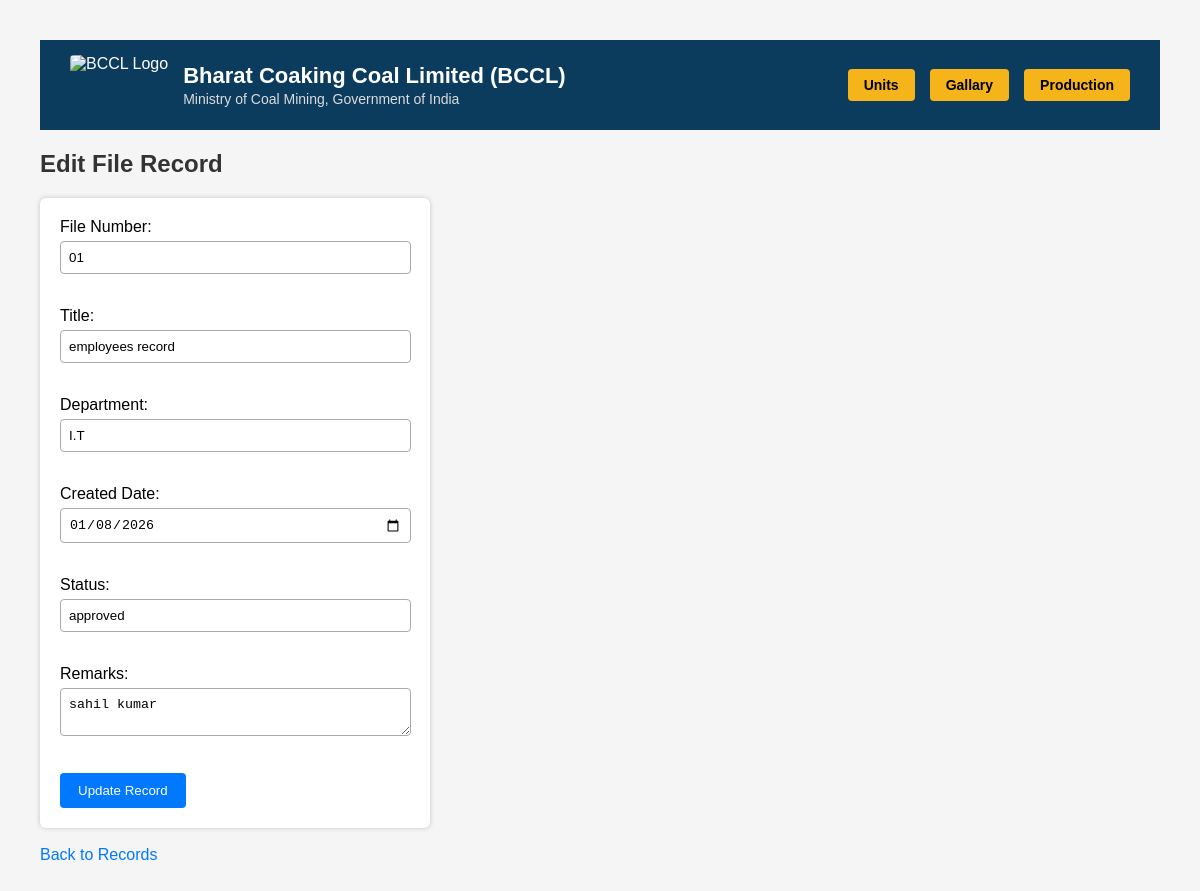
/edit/3 (signed in), run on the app's committed database.
### tables this page shows
CREATE TABLE records (
    id INTEGER PRIMARY KEY AUTOINCREMENT,
    file_number TEXT,
    title TEXT,
    department TEXT,
    created_date TEXT,
    status TEXT,
    remarks TEXT
);

### app.py (the view, shortened to what this page needs)
@app.route("/edit/<int:id>", methods=["GET", "POST"])
def edit_record(id):
    if "user" not in session:
        return redirect("/")
    conn = get_db()
    record = conn.execute("SELECT * FROM records WHERE id=?", (id,)).fetchone()
    return render_template("edit_record.html", record=record)

### app.py (called while the page is built)
def get_db():
    conn = sqlite3.connect("database.db")
    conn.row_factory = sqlite3.Row
    return conn

### templates/edit_record.html (shortened to what this page needs)
<!DOCTYPE html>
<html>
<head>
    <link rel="stylesheet" href="/static/style.css">
</head>
<body>
  <div class="header">
    <div class="left">
      <img src="https://bl-i.thgim.com/public/news/hr4jbo/article68485273.ece/alternates/FREE_1200/Bharat%20Coking%20Coal.jpg" alt="BCCL Logo">
      <div>
        <h1>Bharat Coaking Coal Limited (BCCL)</h1>
        <p>Ministry of Coal Mining, Government of India</p>
      </div>
    </div>
		<div class="right">
      <button>Units</button>
      <button>Gallary</button>
      <button>Production</button>
    </div>
  </div>
<h2>Edit File Record</h2>
<form method="POST">
    <label>File Number:</label><br>
    <input type="text" name="file_number" value="{{ record.file_number }}" required><br><br>
    <label>Title:</label><br>
    <input type="text" name="title" value="{{ record.title }}" required><br><br>
    <label>Department:</label><br>
    <input type="text" name="department" value="{{ record.department }}" required><br><br>
    <label>Created Date:</label><br>
    <input type="date" name="created_date" value="{{ record.created_date }}" required><br><br>
    <label>Status:</label><br>
    <input type="text" name="status" value="{{ record.status }}" required><br><br>
    <label>Remarks:</label><br>
    <textarea name="remarks">{{ record.remarks }}</textarea><br><br>
    <button type="submit">Update Record</button>
</form>
<br>
<a href="/view">Back to Records</a>
</body>
</html>

### static/style.css (style rules this page uses)
body { font-family: Arial, sans-serif; margin: 40px; background-color: #f5f5f5; }
.header .left { display: flex; align-items: center; gap: 15px; }
.header .left img { height: 60px; width: auto; border-radius: 4px; }
.header .left h1 { margin: 0; font-size: 22px; }
.header .left p { margin: 2px 0 0; font-size: 14px; color: #dcdcdc; }
.header .right { display: flex; gap: 15px; }
.header .right button { background-color: #f4b41a; color: #000; border: none; padding: 8px 16px; font-size: 14px; cursor: pointer; border-radius: 4px; font-weight: 600; }
h2, h3 { color: #333; }
form { background: #fff; padding: 20px; width: 350px; border-radius: 6px; box-shadow: 0 0 5px rgba(0,0,0,0.2); }
input[type="text"], input[type="password"], input[type="date"], textarea { width: 95%; padding: 8px; margin-top: 5px; margin-bottom: 15px; border: 1px solid #aaa; border-radius: 4px; }
button { background-color: #0078ff; color: white; padding: 10px 18px; border: none; border-radius: 4px; cursor: pointer; }
a { color: #0078ff; text-decoration: none; }

### data on the page
records: file_number "01", title "employees record", department "I.T", created_date "01/08/2026", status "approved", remarks "sahil kumar"
